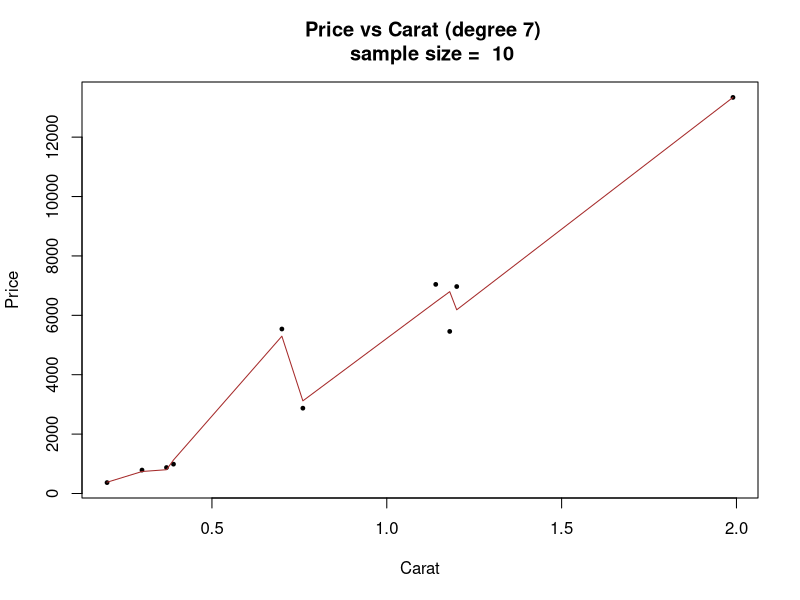
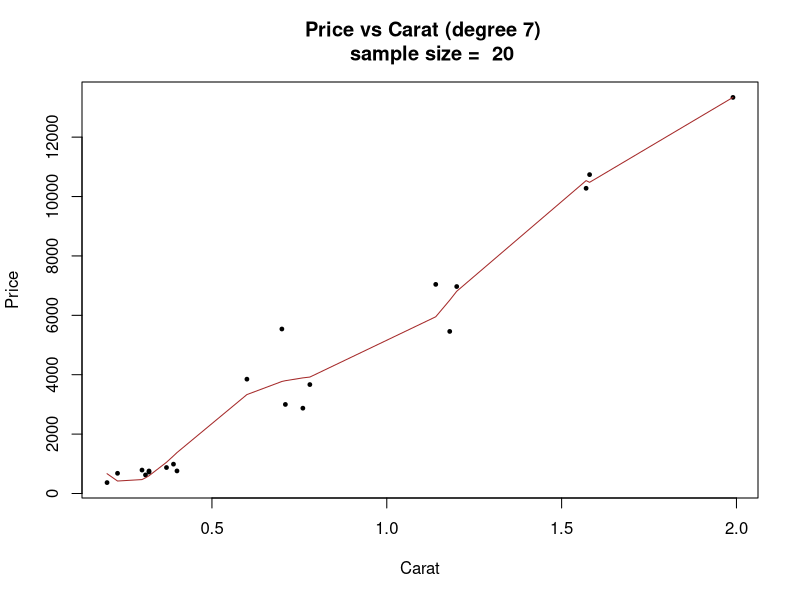
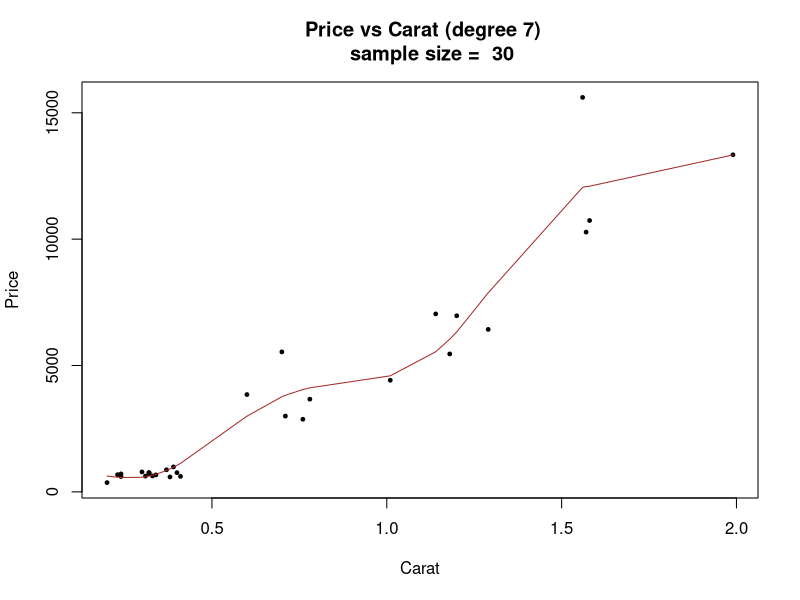
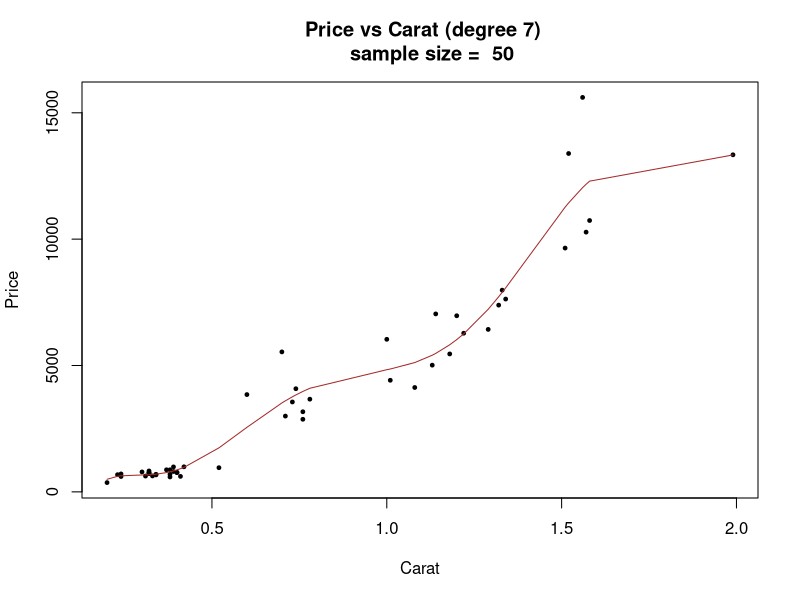
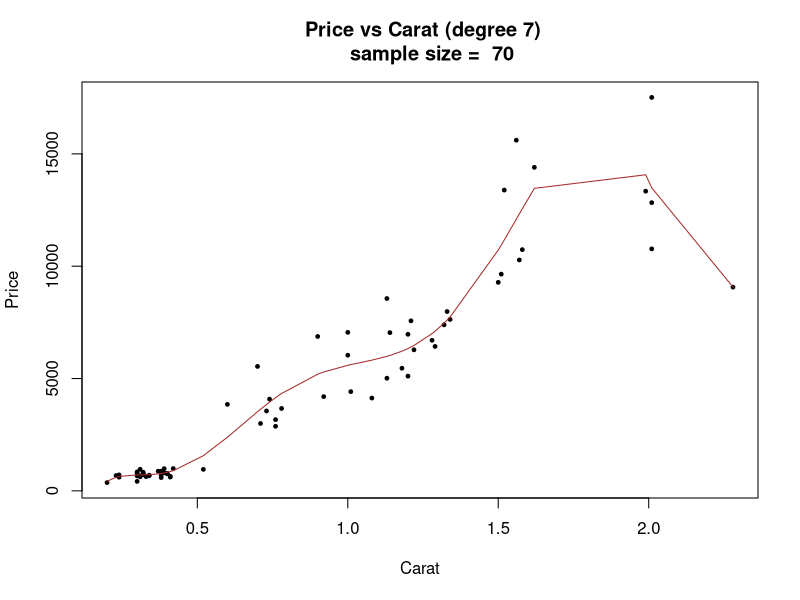
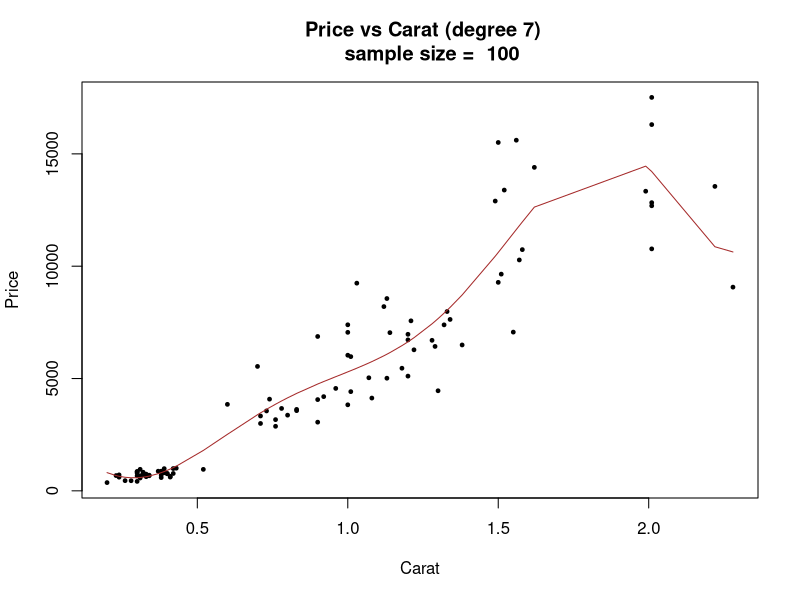
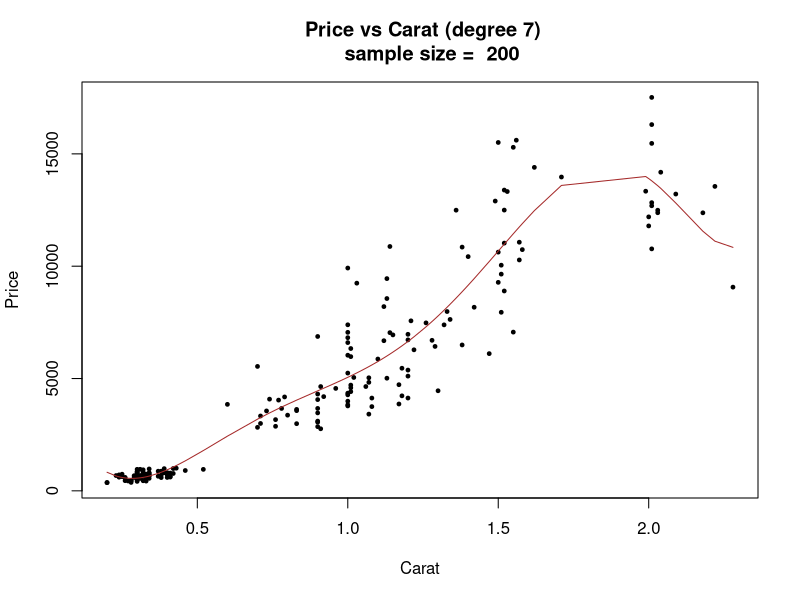
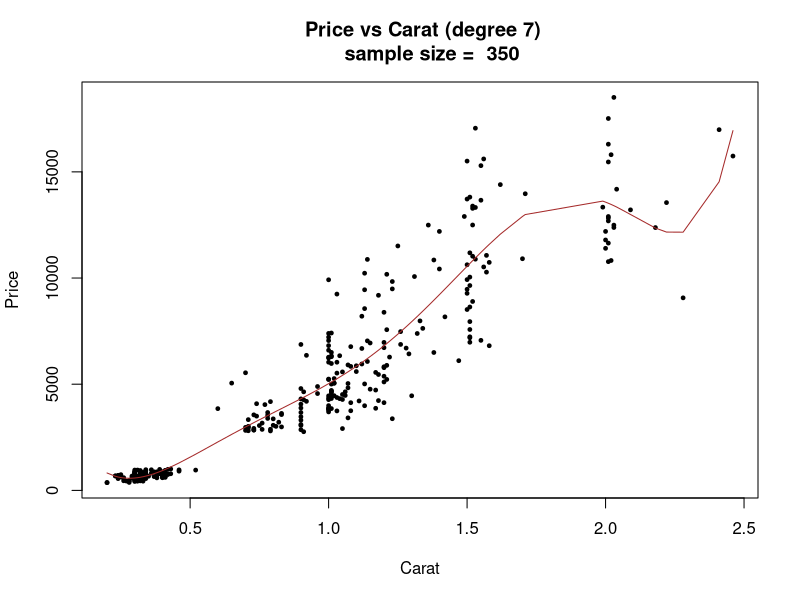

These figures' R source, in order: (Note: this script raises an error after producing the figures.)
#=============================================================================================
# Studying the effect of sample size on the test error
#=============================================================================================

#DATA:
library(ggplot2)
data("diamonds")
set.seed(0)
rand = sample(1:nrow(diamonds),38000)
rand_test = sample(1:nrow(diamonds),50)
train = diamonds[rand, c("carat","price") ]
test = diamonds[rand_test, c("carat","price") ]

# FITTING A POLYNOMIAL REGRESSION OF ORDER 7

m = price ~  carat + I(carat^2) + I(carat^3) + I(carat^4) + I(carat^5) + I(carat^6) + I(carat^7)
nte <- data.frame("SampleSize" = character(0), "TestError" = character(0),"TrainError" = character(0), stringsAsFactors = FALSE)


for ( i in c(10,20,30,50,70,100, 200, 350)){
  # Creatingsample
  set.seed(0)
  s = diamonds[sample(1:nrow(train), i), c("carat","price") ] 
  
  #Creating model
  mod = lm(m, s)
  
  #PLOTTING THE MODEL OVER THE DATA
  plot(s$carat,s$price, pch=19, cex=0.5, xlab = "Carat", ylab = "Price", main =paste("  Price vs Carat (degree 7) 
    sample size = ", i, sep = " "))
  lines(sort(s$carat), fitted(mod)[order(s$carat)], col='brown', type='l',pch=20) 
  
  
  #TRAIN AND TEST ACCURACY
  train_error <- sum(mod$residuals^2)
  pred = predict(mod, newdata=test)
  test_error <- sum((pred-test$price)^2)
  
  
  # Creating a data frame for SampleSize and TestError
  nte1  <- data.frame("SampleSize" = i, "TestError" = test_error, "TrainError" = train_error)
  nte<- rbind(nte, nte1)
  
}


plot(nte$SampleSize, nte$TestError, pch = 19, cex = 0.5,xlab= "Sample Size", ylab= "Test Error", main = "Sample Size vs Test Error")
lines(nte$SampleSize, nte$TestError, type = "l")

#========================================================================================================
# Studying the effect of model complexity on Test and TrainError
#========================================================================================================

# Divide the cars into equal parts
mysample<-split(sample(nrow(train)), 1:4)
s1 <- train[sample(mysample[[1]], 50), ]
s2<- train[sample(mysample[[2]],50), ]
s3 <- train[sample(mysample[[3]],50), ]
s4 <- train[sample(mysample[[4]], 50), ]

# For sample size = 100
s5 <- train[sample(mysample[[1]], 100), ]
s6<- train[sample(mysample[[2]],100), ]
s7 <- train[sample(mysample[[3]],100), ]
s8 <- train[sample(mysample[[4]], 100), ]

samples = list(s1,s2,s3,s4,s5,s6,s7,s8)
mctesam = list()

for (d in 1:length(samples)){
  mc_te <- data.frame("Model_Complexity" = character(0), "Test_RSS" = character(0), "Train_RSS" = character(0))
  
for (i in c(1,2,7,8,9,10)) {
  predictors =  I(0)
  for (j in 1:i){
    predictors = cbind(predictors, I((samples[d]$carat)^j))
    
  }
  m = lm(samples[d]$price ~  predictors)
  #setwd("C:\\Users\\Mirra\\Desktop\\Python_GN\\ML2_AssignmentPlots")
  #png(filename = paste("Sample",samples[d], "Order", i,".png", sep=""))
  
  plot(samples[d]$carat,samples[d]$price, pch=19, cex=0.5, xlab = "Carat", ylab = "Price", main = paste("Price vs Carat for Order",i))
  lines(sort(samples[d]$carat), fitted(m)[order(samples[d]$carat)], col='red', type='l') 
  
  train_err = sum(m$residuals^2)
  pred = predict(m, newdata=test)
  test_error = sum((pred-test$price)^2)
  mc_te_1 <- data.frame("Model_Complexity" = i, "Test_RSS" = test_error, "Train_RSS" = train_err)
  mc_te <- rbind(mc_te,mc_te_1)
  
}
  mctesam[[d]]<-mcte
}  


for  (z in (1:length(mctesam))){
for (i in mctesam[[z]]$Test_RSS){
  mctesam[[z]]$Test_RMSE[mctesam[[z]]$Test_RSS == i] <- sqrt(i/100)
  mctesam[[z]]$Train_RMSE[mctesam[[z]]$Test_RSS == i] <- sqrt((mctesam[[z]]$Train_RSS[mctesam[[z]]$Test_RSS == i])/100)
  
}
}

# Plotting test RMSE
#plot(z$Model_Complexity, z$Test_RMSE, xlab= "Model Complexity", ylab="Test RMSE", main = "Test RMSE vs Model Complexity")
#lines(sort(z$Model_Complexity), z$Test_RMSE, col= "blue", type=  "l", pch= 20)

# Plotting train RMSE
#plot(z$Model_Complexity, z$Train_RMSE, xlab= "Model Complexity", ylab="Train RMSE", main = "Train RMSE vs Model Complexity")
#lines(sort(z$Model_Complexity), z$Train_RMSE, col= "red", type=  "l", pch= 20)


# Plot Model Complexity Vs Test_RSS for samples
#setwd("C:\\Users\\Mirra\\Desktop\\Python_GN\\ML2_AssignmentPlots")
#png(filename = paste("Sample",z, "Order", i,".png", sep=""))


# Plotting Test RMSE vs Complexity for S1-S4
plot(range(1,10), range(4800,5500), xlab= "Model Complexity", ylab="Test RMSE", main = "Test RMSE vs Model Complexity")
lines(sort(mc_te_s1$Model_Complexity), mc_te_s1$Test_RMSE, col= "blue", type=  "l", pch= 20)
lines(sort(mc_te_s2$Model_Complexity), mc_te_s2$Test_RMSE, col= "pink", type = "l", pch = 20)
lines(sort(mc_te_s3$Model_Complexity), mc_te_s3$Test_RMSE, col= "brown", type = "l", pch = 20)
lines(sort(mc_te_s4$Model_Complexity), mc_te_s4$Test_RMSE, col= "orange", type = "l", pch = 20)
legend("topright",legend = c("Sample 1","Sample 2", "Sample 3", "Sample 4"), lwd=c(5,2,5,2), col=c("blue","pink","brown","orange"), pch=c(15,19,15,19),cex = 0.5, y.intersp=1.5)

# Plotting Train RMSE vs Complexity for S1-S4
plot(range(1,10), range(590,1570), xlab= "Model Complexity", ylab="Train RMSE", main = "Train RMSE vs Model Complexity")
lines(sort(mc_te_s1$Model_Complexity), mc_te_s1$Train_RMSE, col= "blue", type=  "l", pch= 20)
lines(sort(mc_te_s2$Model_Complexity), mc_te_s2$Train_RMSE, col= "pink", type = "l", pch = 20)
lines(sort(mc_te_s3$Model_Complexity), mc_te_s3$Train_RMSE, col= "brown", type = "l", pch = 20)
lines(sort(mc_te_s4$Model_Complexity), mc_te_s4$Train_RMSE, col= "orange", type = "l", pch = 20)
legend("topright",legend = c("Sample 1","Sample 2", "Sample 3", "Sample 4"), lwd=c(5,2,5,2), col=c("blue","pink","brown","orange"), pch=c(15,19,15,19),cex = 0.5, y.intersp=1.5)

# Plotting Test RMSE vs Complexity for S5-S8
plot(range(1,10), range(4900,5860), xlab= "Model Complexity", ylab="Test RMSE", main = "Test RMSE vs Model Complexity")
lines(sort(mc_te_s5$Model_Complexity), mc_te_s5$Test_RMSE, col= "blue", type=  "l", pch= 20)
lines(sort(mc_te_s6$Model_Complexity), mc_te_s6$Test_RMSE, col= "pink", type = "l", pch = 20)
lines(sort(mc_te_s7$Model_Complexity), mc_te_s7$Test_RMSE, col= "brown", type = "l", pch = 20)
lines(sort(mc_te_s8$Model_Complexity), mc_te_s8$Test_RMSE, col= "orange", type = "l", pch = 20)
legend("topright",legend = c("Sample 5","Sample 6", "Sample 7", "Sample 8"), lwd=c(5,2,5,2), col=c("blue","pink","brown","orange"), pch=c(15,19,15,19),cex = 0.5, y.intersp=1.5)

# Plotting Train RMSE vs Complexity for S5-S8
plot(range(1,10), range(1300, 1930), xlab= "Model Complexity", ylab="Train RMSE", main = "Train RMSE vs Model Complexity")
lines(sort(mc_te_s5$Model_Complexity), mc_te_s5$Train_RMSE, col= "blue", type=  "l", pch= 20)
lines(sort(mc_te_s6$Model_Complexity), mc_te_s6$Train_RMSE, col= "pink", type = "l", pch = 20)
lines(sort(mc_te_s7$Model_Complexity), mc_te_s7$Train_RMSE, col= "brown", type = "l", pch = 20)
lines(sort(mc_te_s8$Model_Complexity), mc_te_s8$Train_RMSE, col= "orange", type = "l", pch = 20)
legend("topright",legend = c("Sample 5","Sample 6", "Sample 7", "Sample 8"), lwd=c(5,2,5,2), col=c("blue","pink","brown","orange"), pch=c(15,19,15,19),cex = 0.5, y.intersp=1.5)

#dev.off()

